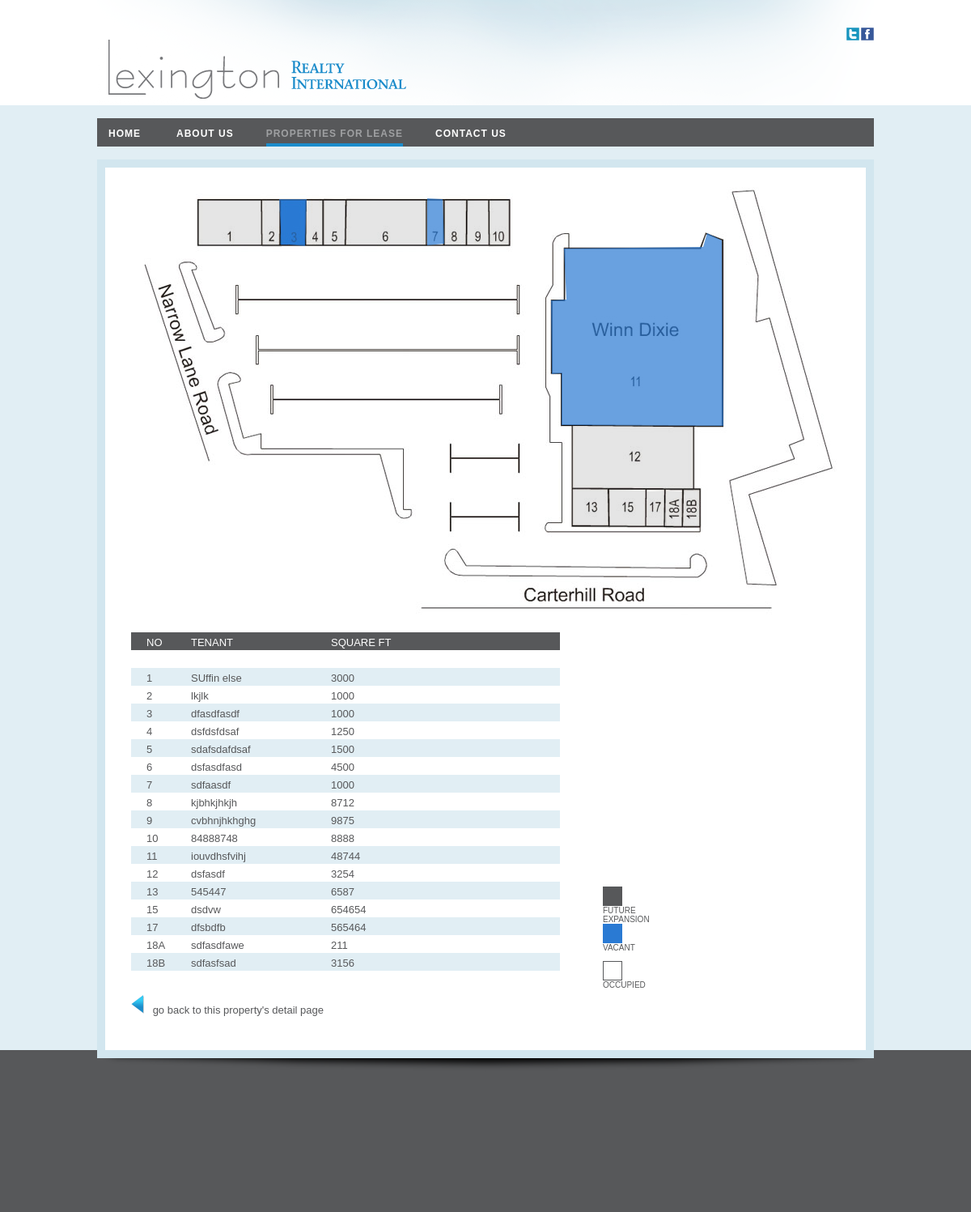
/properties/single/siteplan/?prop=12, run on the app's committed database.
### tables this page shows
CREATE TABLE `tenants` (
  `tenants_id` int(10) NOT NULL AUTO_INCREMENT,
  `tenants_property_id` int(15) DEFAULT NULL,
  `tenants_number` varchar(5) DEFAULT NULL,
  `tenants_name` varchar(255) DEFAULT NULL,
  `tenants_sq_feet` varchar(25) DEFAULT NULL,
  `tenants_vacant` tinyint(1) DEFAULT '0',
  `tenants_anchor` tinyint(1) DEFAULT '0',
  PRIMARY KEY (`tenants_id`)
);

### properties/single/siteplan/index.php (the view, shortened to what this page needs)
<?php
  if(isset($_GET['prop'])) {
    $prop = $_GET['prop'];
  } else {
    $prop = 0;
  }
?>
<!DOCTYPE html PUBLIC "-//W3C//DTD XHTML 1.0 Transitional//EN" "http://www.w3.org/TR/xhtml1/DTD/xhtml1-transitional.dtd">
<html xmlns="http://www.w3.org/1999/xhtml">
<head>
<link href="../../../reset.css" rel="stylesheet" type="text/css" />
<link href="../../../style.css" rel="stylesheet" type="text/css" />
</head>
<body>
<div class="sitewrap">
  <div id="top"><img src="../../../images/facebook.gif" style="float:right;" width="17" height="16" alt="facebook" /><img src="../../../images/twitter.gif" style="float:right" width="17" height="16" alt="twitter" /></div>
  <div id="nav">
    <?php include("../../../navigation.php"); ?>
  </div>
  <div id="center">
    <div class="Sptext" style="padding-bottom:52px;">
      <div class="Tchart">
      	<div class="topbar">
          <div class="row1">NO</div>
          <div class="row2">TENANT</div>
          <div class="row3">SQUARE FT</div>
        </div>
        <div class="whitebar"></div>
        <div class="tenants_cont">
        <?php
          $q = mysql_query("SELECT tenants_number,tenants_name,tenants_sq_feet FROM tenants WHERE tenants_property_id = $prop");
          while($r = mysql_fetch_assoc($q)) {
        ?>
          <div id="tenant_<?php echo $r['tenants_number'];?>">
            <span class="row1"><?php echo $r["tenants_number"];?></span>
            <span class="row2"><?php echo $r["tenants_name"];?></span>
            <span class="row3"><?php echo $r["tenants_sq_feet"];?></span>
          </div>
        <?php
          }
        ?>
        </div>
        <br/><br/>
      <a href="../?prop=<?php echo $prop;?>"><img src="../../../images/goback.gif" width="23" height="23" /></a> go back to this property's detail page</div>
      <div class="legend">
      <div class="line"><div class="future"></div>FUTURE<br/>EXPANSION</div><br/><br/>
      <div class="vacant"></div>VACANT<br/><br/>
      <div class="occupied"></div>OCCUPIED<br/>
      </div>
      </div>
      </div>
      </div>
<div id="footer"><div class="wrapper"><img src="../../../images/Properties_footer.gif" style="background-repeat:no-repeat;" />
    <?php include("footer.php"); ?></div>
</div>
</body>
</html>

### style.css (style rules this page uses)
body { background:#e1eef4 url(images/inside_background.gif) repeat-x top; font-size:13px; font-family:Helvetica, Arial, sans-serif; padding: 0; margin: 0; }
.sitewrap { width:960px; clear:both; overflow:hidden; position:relative; margin:0 auto; }
#top { clear:both; overflow:hidden; width:960px; background-image:url(images/Top.gif); height:96px; padding-top:34px; }
#nav { float:left; width:960px; height:23px; margin:16px 0px 16px; padding:12px 0px 0px 14px; font-size:12px; font-weight:bold; background-color:#57585a; }
#center a { text-decoration:none; color:#57585a; }
#center .Sptext { float:left; width:940px; border:10px solid #d2e6ef; height:auto; background-color:#FFF; color:#57585a; }
#center .Sptext .Tchart { float:left; width:530px; margin-left:32px; }
#center .Sptext .Tchart .topbar { width:511px; height:17px; background-color:#57585a; color:#FFF; padding-left:19px; padding-top:5px; }
#center .Sptext .Tchart .whitebar { width:511px; height:17px; background-color:#FFF; color:#57585a; padding-left:19px; padding-top:5px; }
#center .Sptext .Tchart .bluebar { width:511px; height:17px; background-color:#e1eef4; color:#57585a; padding-left:19px; padding-top:5px; }
#center .Sptext .Tchart .row1 { float:left; width:55px; }
#center .Sptext .Tchart .row2 { float:left; width:173px; }
#center .Sptext .Tchart .row3 { float:left; width:111px; }
#center .Sptext .legend { position:absolute; bottom:95px; right:240px; width:95px; font-size:10px; }
#center .Sptext .legend .line { width:95px; height:24px; margin-top:-24px; }
#center .Sptext .legend .line .future { width:24px; height:24px; background-color:#57585a; }
#center .Sptext .legend .vacant { width:24px; height:24px; background-color:#2a7ad3; }
#center .Sptext .legend .occupied { width:22px; height:22px; background-color:#FFF; border-color:#57585a; border-style:solid; border-width:1px; }
#footer { background-color:#57585a; height:200px; font-size:11px; color:#FFF; margin-top:-20px; }
#footer .wrapper { width:960px; position:relative; clear:both; margin:0 auto; margin-top:-20px; }

### data on the page
tenants: tenants_number "1", tenants_name "SUffin else", tenants_sq_feet "3000"
tenants: tenants_number "2", tenants_name "lkjlk", tenants_sq_feet "1000"
tenants: tenants_number "3", tenants_name "dfasdfasdf", tenants_sq_feet "1000"
tenants: tenants_number "4", tenants_name "dsfdsfdsaf", tenants_sq_feet "1250"
tenants: tenants_number "5", tenants_name "sdafsdafdsaf", tenants_sq_feet "1500"
tenants: tenants_number "6", tenants_name "dsfasdfasd", tenants_sq_feet "4500"
tenants: tenants_number "7", tenants_name "sdfaasdf", tenants_sq_feet "1000"
tenants: tenants_number "8", tenants_name "kjbhkjhkjh", tenants_sq_feet "8712"
tenants: tenants_number "9", tenants_name "cvbhnjhkhghg", tenants_sq_feet "9875"
tenants: tenants_number "10", tenants_name "84888748", tenants_sq_feet "8888"
tenants: tenants_number "11", tenants_name "iouvdhsfvihj", tenants_sq_feet "48744"
tenants: tenants_number "12", tenants_name "dsfasdf", tenants_sq_feet "3254"
tenants: tenants_number "13", tenants_name "545447", tenants_sq_feet "6587"
tenants: tenants_number "15", tenants_name "dsdvw", tenants_sq_feet "654654"
tenants: tenants_number "17", tenants_name "dfsbdfb", tenants_sq_feet "565464"
tenants: tenants_number "18A", tenants_name "sdfasdfawe", tenants_sq_feet "211"
tenants: tenants_number "18B", tenants_name "sdfasfsad", tenants_sq_feet "3156"
